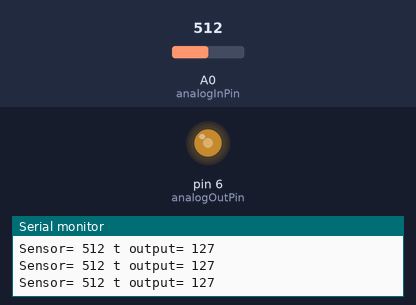
Simulated run of this sketch. Board: Arduino Uno, built with avr-gcc and run on an emulated ATmega328P. Parts: output pins drawn as LEDs (lit = HIGH), the last lines printed to the serial monitor. The test bench sets the inputs (shaded band); at power-on: A0 (analogInPin) = 512.

Above: at 1.2 s.
1.3 s: A0 (analogInPin) set to 107
At 1.7 s:
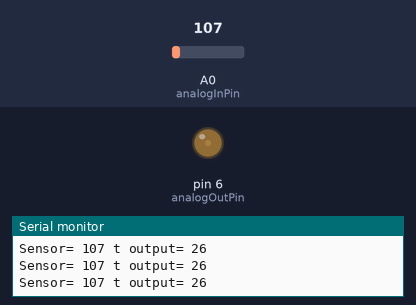
2.8 s: A0 (analogInPin) set to 92
At 3.4 s:
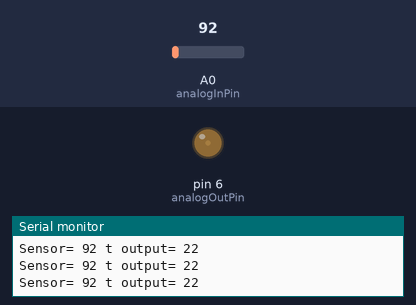
4.3 s: A0 (analogInPin) set to 44
At 5.0 s:
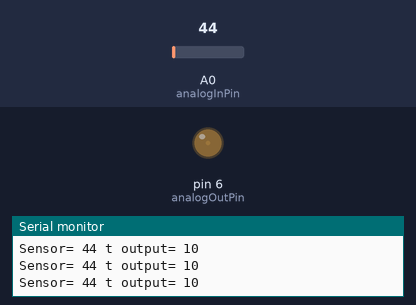
7.3 s: A0 (analogInPin) set to 37
At 7.9 s:
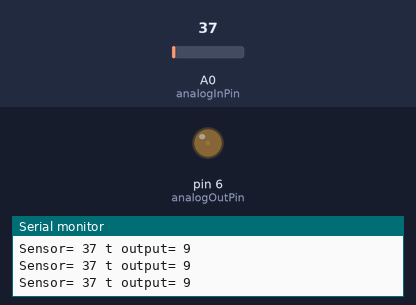
10.3 s: A0 (analogInPin) set to 984
At 11.3 s:
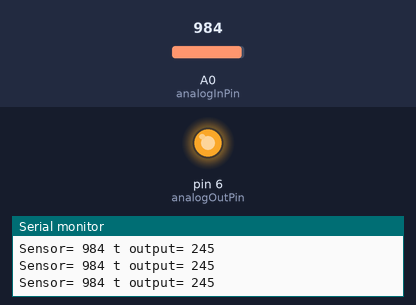
11.8 s: A0 (analogInPin) set to 1017
At 13.2 s:
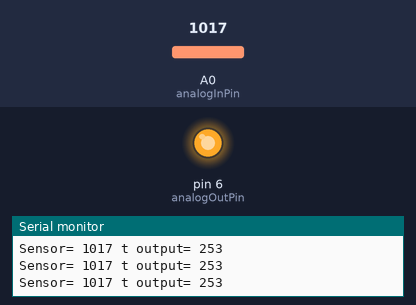
Timing chart, 0 to 14.8 s (numbered marks = the images above; inputs shaded):
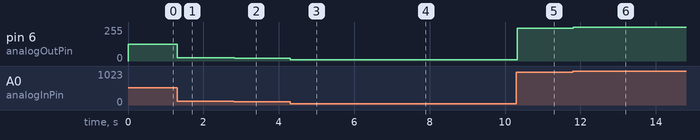

Measured:
- after the input at 1.3 s, pin 6 (analogOutPin): 127/255 → 26/255 at once
- after the input at 2.8 s, pin 6 (analogOutPin): 26/255 → 22/255 at once
- after the input at 4.3 s, pin 6 (analogOutPin): 22/255 → 10/255 at once
- after the input at 7.3 s, pin 6 (analogOutPin): 10/255 → 9/255 at once
- after the input at 10.3 s, pin 6 (analogOutPin): 9/255 → 245/255 at once
- after the input at 11.8 s, pin 6 (analogOutPin): 245/255 → 253/255 at once

The sketch:

Led.ino
```cpp
// C++ code
//
const int analogInPin = A0;
const int analogOutPin = 6;

int sensorVaule = 0;
int outputVaule = 0;

void setup() {

  Serial.begin(9600);
}

void loop() {

  sensorVaule = analogRead(analogInPin);
  outputVaule = map(sensorVaule, 0, 1023, 0, 255);
  analogWrite(analogOutPin, outputVaule);

  Serial.print("Sensor= ");
  Serial.print(sensorVaule);
  Serial.print (" t\ output= ");
  Serial.println(outputVaule);

  delay(2);

}
```
